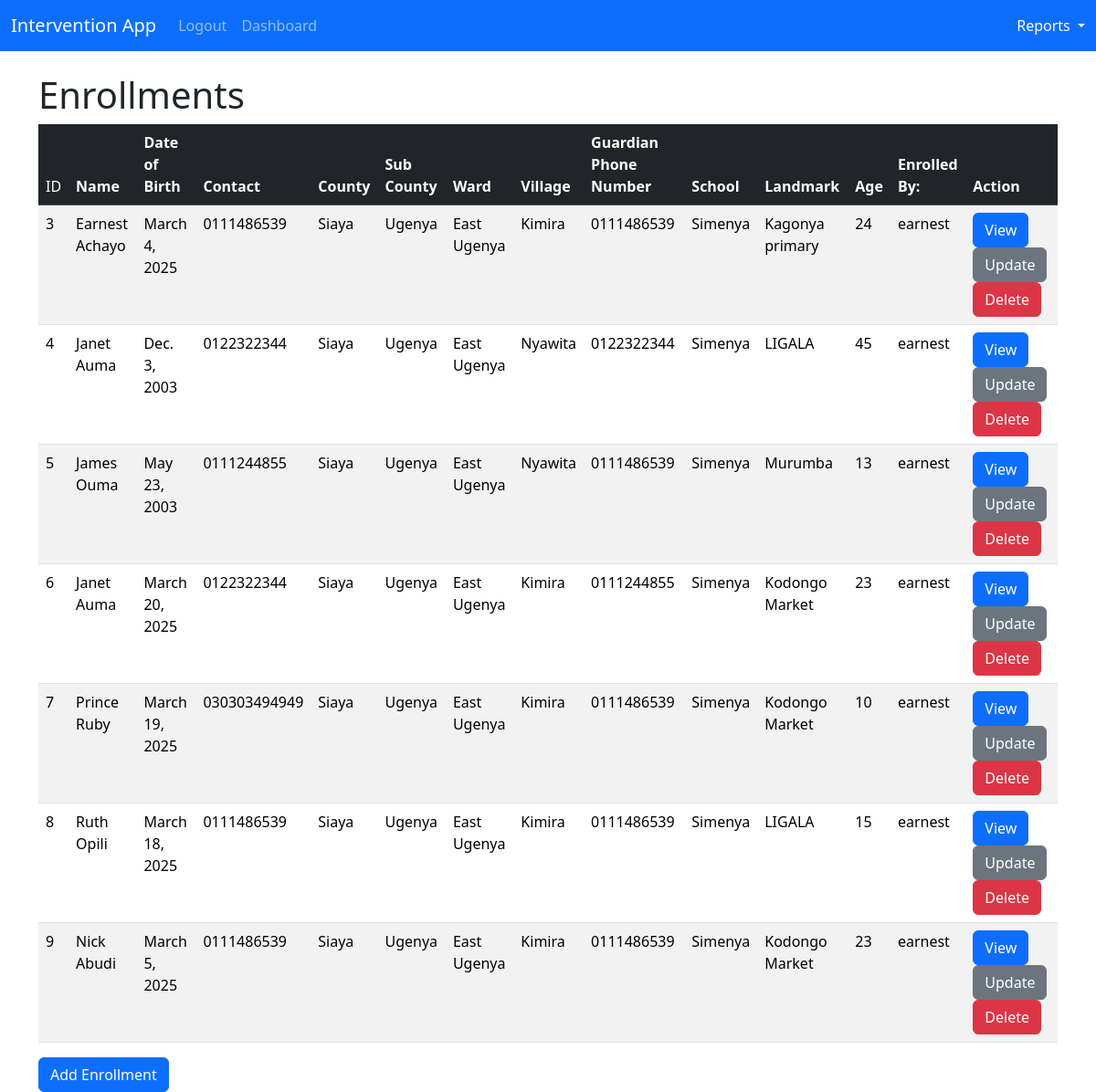
Before: / (signed in) with the older database file.
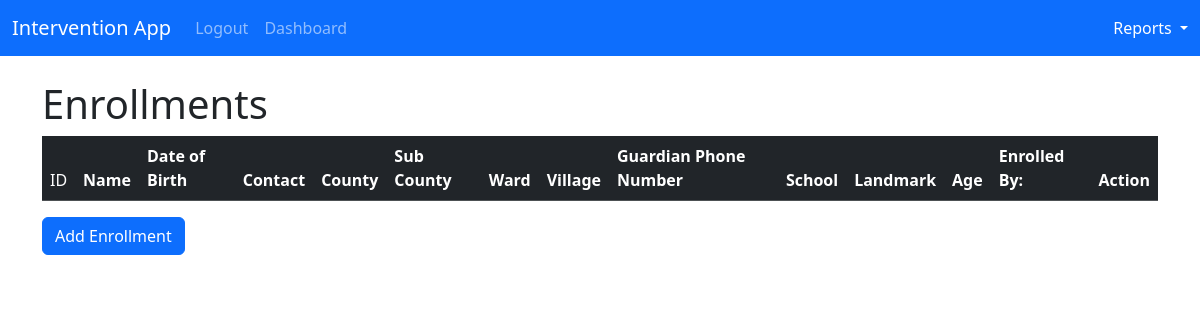
After: the same page with the newer database file.
### intervention_app/models.py (models this page shows, shortened)
class Enrollment(models.Model):
    name = models.CharField(max_length=100)
    date_of_birth = models.DateField()
    contact_phone = models.CharField(max_length=12)
    county = models.CharField(max_length=100)
    sub_county = models.CharField(max_length=100)
    ward = models.CharField(max_length=100)
    village = models.CharField(max_length=100)
    guadian_phone_number = models.CharField(max_length=12)
    school= models.CharField(max_length=100)
    landmark= models.CharField(max_length=100)
    age = models.IntegerField()
    user = models.ForeignKey(User, on_delete=models.CASCADE)

### intervention_app/views.py (the view)
# urls.py: path('', views.home, name='home'),
def home(request):
    enrollments = Enrollment.objects.all()
    if request.method == "POST":
        username = request.POST['username']
        password = request.POST['password']
        user = authenticate(request, username=username, password=password)
        if user is not None:
            login(request, user)
            messages.success(request, "You have successfully Logged In!")
            return redirect('home')
        else:
            messages.success(request, "Username or password is incorrect, please try again!")
            return redirect('home')
    else:
        return render(request, 'home.html', {'enrollments': enrollments})

### intervention_app/templates/home.html (shortened to what this page needs)
{% extends 'base.html' %} {% block content %} {% if user.is_authenticated %}
<h1>Enrollments</h1>
<table class="table table-striped">
  <thead class="table-dark">
    <tr>
      <td scope="col">ID</th>
      <th scope="col">Name</th>
      <th scope="col">Date of Birth</th>
      <th scope="col">Contact</th>
      <th scope="col">County</th>
      <th scope="col">Sub County</th>
      <th scope="col">Ward</th>
      <th scope="col">Village</th>
      <th scope="col">Guardian Phone Number</th>
      <th scope="col">School</th>
      <th scope="col">Landmark</th>
      <th scope="col">Age</th>
      <th scope="col">Enrolled By:</th>
      <th scope="col">Action</th>
    </tr>
  </thead>
  <tbody>
    {% if enrollments %} {% for enrollment in enrollments %}
    <tr>
      <td scope="row">{{enrollment.id}}</td>
      <td>{{enrollment.name}}</td>
      <td>{{enrollment.date_of_birth}}</td>
      <td>{{enrollment.contact_phone}}</td>
      <td>{{enrollment.county}}</td>
      <td>{{enrollment.sub_county}}</td>
      <td>{{enrollment.ward}}</td>
      <td>{{enrollment.village}}</td>
      <td>{{enrollment.guadian_phone_number}}</td>
      <td>{{enrollment.school}}</td>
      <td>{{enrollment.landmark}}</td>
      <td>{{enrollment.age}}</td>
      <td>{{enrollment.user}}</td>
      <td><a href="{%url 'ayp_enrollment_record' enrollment.id%}" class="btn btn-primary">View</a><a
        href="{%url 'update_ayp_enrollment_record' enrollment.id%}"
        class="btn btn-secondary"
        >Update</a
      >
      <a
        href="{%url 'delete_ayp_enrollment_record' enrollment.id%}"
        class="btn btn-danger"
        >Delete</a
      >
    </tr>
    {% endfor %} {% endif %}
  </tbody>
</table>
<a href="{% url 'add_enrollment' %}" class="btn btn-primary">Add Enrollment</a>
{% endif %} {% endblock %}

### intervention_app/templates/base.html (shortened to what this page needs)
<!DOCTYPE html>
<html lang="en">
  <head>
    <link
      href="https://cdn.jsdelivr.net/npm/bootstrap@5.3.3/dist/css/bootstrap.min.css"
      rel="stylesheet"
    />
  </head>
  <body>
    {% include 'navbar.html'%}
    <br />
    <div class="container">
       {% block content %} {% endblock %}
    </div>
  </body>
</html>

### intervention_app/templates/navbar.html (shortened to what this page needs)
<nav class="navbar navbar-expand-lg navbar-dark bg-primary">
  <div class="container-fluid">
    <a class="navbar-brand" href="{%url 'home' %}">Intervention App</a>
    <div class="collapse navbar-collapse" id="navbarSupportedContent">
      <ul class="navbar-nav me-auto mb-2 mb-lg-0">
        <li class="nav-item">
            {% if user.is_authenticated%}
            <li class="nav-item">
                <a class="nav-link" href="{%url 'logout'  %}">Logout</a>
              </li>
              <li class="nav-item">
                <a class="nav-link" href="{%url 'reports'  %}">Dashboard</a>
              </li>
        {% endif %}
      </ul>
      <div class="d-flex text-white" >
        <li class="nav-item dropdown list-unstyled">
          <a class="nav-link dropdown-toggle" href="#" role="button" data-bs-toggle="dropdown" aria-expanded="false">
            Reports
          </a>
        </li>
      </div>
    </div>
  </div>
</nav>

Changed rows visible on the page:
removed Enrollment: id "3", name "Earnest Achayo", date_of_birth "March 4, 2025", contact_phone "0111486539", county "Siaya", sub_county "Ugenya", ward "East Ugenya", village "Kimira", guadian_phone_number "0111486539", school "Simenya", landmark "Kagonya primary", age "24", user "earnest"
removed Enrollment: id "4", name "Janet Auma", date_of_birth "Dec. 3, 2003", contact_phone "0122322344", county "Siaya", sub_county "Ugenya", ward "East Ugenya", village "Nyawita", guadian_phone_number "0122322344", school "Simenya", landmark "LIGALA", age "45", user "earnest"
removed Enrollment: id "5", name "James Ouma", date_of_birth "May 23, 2003", contact_phone "0111244855", county "Siaya", sub_county "Ugenya", ward "East Ugenya", village "Nyawita", guadian_phone_number "0111486539", school "Simenya", landmark "Murumba", age "13", user "earnest"
removed Enrollment: id "6", name "Janet Auma", date_of_birth "March 20, 2025", contact_phone "0122322344", county "Siaya", sub_county "Ugenya", ward "East Ugenya", village "Kimira", guadian_phone_number "0111244855", school "Simenya", landmark "Kodongo Market", age "23", user "earnest"
removed Enrollment: id "7", name "Prince Ruby", date_of_birth "March 19, 2025", contact_phone "030303494949", county "Siaya", sub_county "Ugenya", ward "East Ugenya", village "Kimira", guadian_phone_number "0111486539", school "Simenya", landmark "Kodongo Market", age "10", user "earnest"
removed Enrollment: id "8", name "Ruth Opili", date_of_birth "March 18, 2025", contact_phone "0111486539", county "Siaya", sub_county "Ugenya", ward "East Ugenya", village "Kimira", guadian_phone_number "0111486539", school "Simenya", landmark "LIGALA", age "15", user "earnest"
removed Enrollment: id "9", name "Nick Abudi", date_of_birth "March 5, 2025", contact_phone "0111486539", county "Siaya", sub_county "Ugenya", ward "East Ugenya", village "Kimira", guadian_phone_number "0111486539", school "Simenya", landmark "Kodongo Market", age "23", user "earnest"
